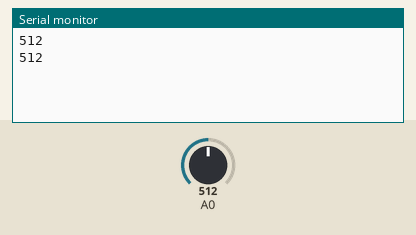
Simulated run of this sketch. Board: Arduino Uno, built with avr-gcc and run on an emulated ATmega328P. Parts: the last lines printed to the serial monitor. Inputs (shaded band) come from the test bench; at power-on: A0 = 512. No radio packets arrive unless stated.

Above: at 1.8 s.
1.9 s: A0 set to 716
At 3.0 s:
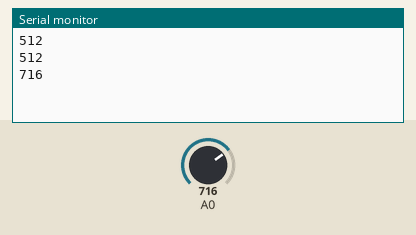
3.4 s: A0 set to 900
At 5.1 s:
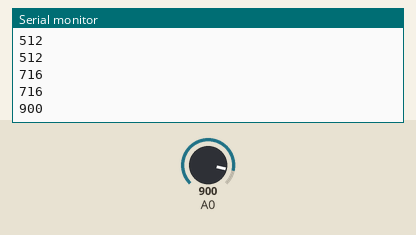
Timing chart, 0 to 6.6 s (numbered marks = the images above; inputs shaded):
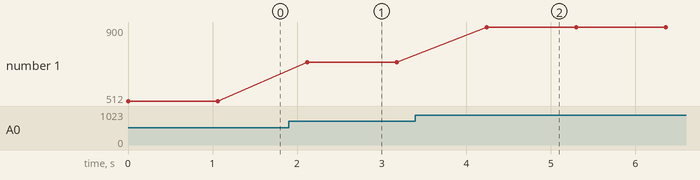

Measured:
- after the input at 1.9 s, the serial monitor: prints a new line after 0.22 s (image 1)
- after the input at 3.4 s, the serial monitor: prints a new line after 0.84 s (image 2)
- plotted number 1: 512 → 716 after the input at 1.9 s, 716 → 900 after the input at 3.4 s

The sketch:

433Mhz_Simple_Transmitter.ino
```cpp
#include "Arduino.h"
#include "VirtualWire.h"

void setup()
{
	Serial.begin(9600);

	vw_set_ptt_inverted(true);
	vw_setup(2000);
	vw_set_tx_pin(9);
}


void loop()
{
	// Get data value
	int data = analogRead(A0);
	Serial.println(data);

	//  Concatenate all data to be transmitted
	char TxBuffer[5];
	char dataBuffer[4];

	memset (TxBuffer, '\0', sizeof TxBuffer);
	memset (dataBuffer, '\0', sizeof dataBuffer);

	TxBuffer[0] = 'R';
	itoa(data, dataBuffer, 10);

	// Concatenate the two arrays for transmission
	strcat(TxBuffer, dataBuffer);

	vw_send((unsigned char *) TxBuffer, strlen(TxBuffer));
	vw_wait_tx();

	delay(1000);
}
```
